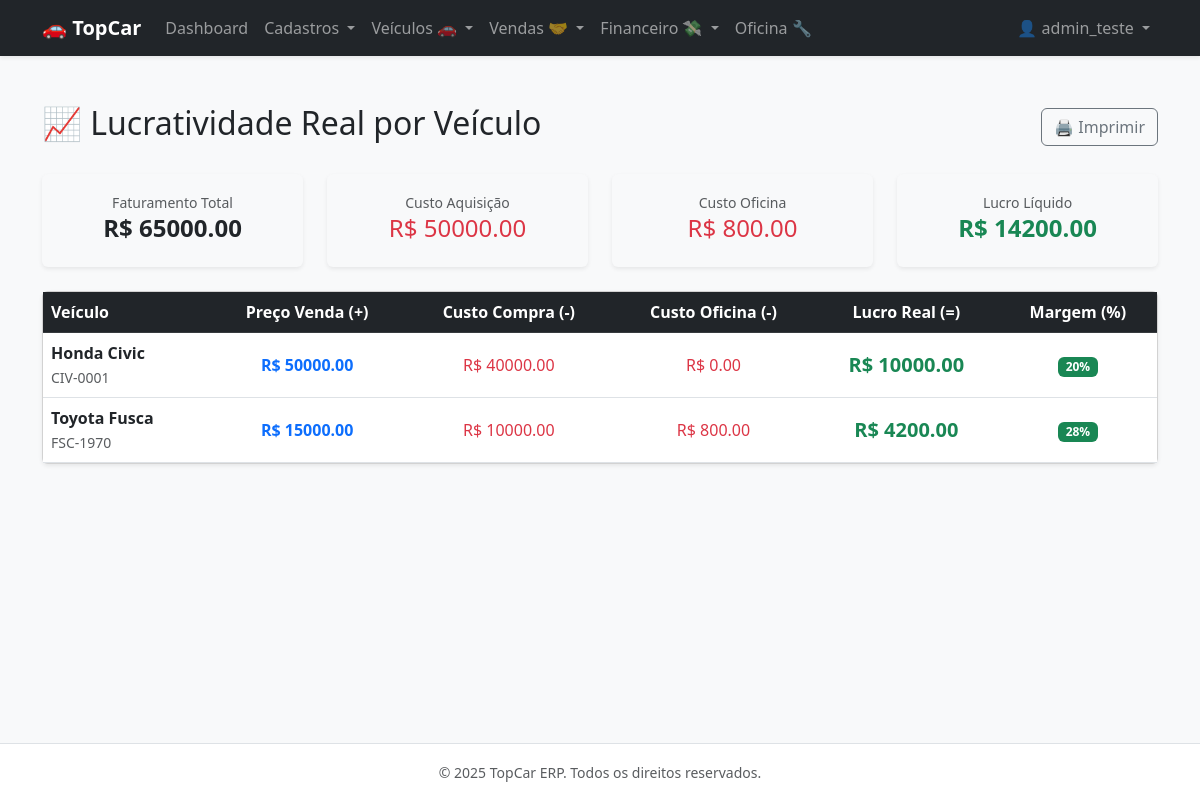
The app's page /vehicles/reports/roi/ (signed in) with its own data.
### apps/core/models.py (models this page shows, shortened)
class CustomUser(AbstractUser):
    class Meta:
        verbose_name = 'Usuário do Sistema'
        verbose_name_plural = 'Usuários do Sistema'

### apps/vehicles/models.py (models this page shows, shortened)
class Vehicle(TenantAwareModel):
    STATUS_CHOICES = [
        ('AVAILABLE', 'Disponível'),
        ('MAINTENANCE', 'Em Manutenção'),
        ('RESERVED', 'Reservado'),
        ('SOLD', 'Vendido'),
        ('WRITE_OFF', 'Baixado / Perda Total'),
    ]
    FUEL_CHOICES = [
        ('GASOLINE', 'Gasolina'),
        ('ETHANOL', 'Etanol'),
        ('FLEX', 'Flex'),
        ('DIESEL', 'Diesel'),
        ('HYBRID', 'Híbrido'),
        ('ELECTRIC', 'Elétrico'),
    ]
    model = models.ForeignKey(Model, on_delete=models.PROTECT, verbose_name="Modelo")
    chassi = models.CharField(max_length=50, unique=True, db_index=True, verbose_name="Chassi")
    plate = models.CharField(max_length=10, unique=True, null=True, blank=True, db_index=True, verbose_name="Placa")
    renavam = models.CharField(max_length=20, null=True, blank=True, verbose_name="Renavam")
    year_fab = models.PositiveIntegerField(verbose_name="Ano Fab.")
    year_model = models.PositiveIntegerField(verbose_name="Ano Mod.")
    color = models.CharField(max_length=30, verbose_name="Cor")
    mileage = models.PositiveIntegerField(default=0, verbose_name="Quilometragem (KM)")
    fuel_type = models.CharField(max_length=20, choices=FUEL_CHOICES, default='FLEX', verbose_name="Combustível")
    status = models.CharField(max_length=20, choices=STATUS_CHOICES, default='AVAILABLE', db_index=True)
    acquisition_cost = models.DecimalField(max_digits=10, decimal_places=2, verbose_name="Custo de Aquisição")
    sale_price = models.DecimalField(max_digits=10, decimal_places=2, verbose_name="Preço de Venda")
    current_owner = models.ForeignKey(
        Entity,
        on_delete=models.PROTECT,
        related_name='veiculos_proprietario',
        verbose_name="Proprietário Atual"
    )
    notes = models.TextField(null=True, blank=True, verbose_name="Observações")
    class Meta:
        verbose_name = "Veículo"
        verbose_name_plural = "Veículos"
        indexes = [
            models.Index(fields=['status', 'model']), # Índice composto para filtros comuns
        ]

class Model(TenantAwareModel):
    brand = models.ForeignKey(Brand, on_delete=models.PROTECT, related_name='models', verbose_name="Marca")
    name = models.CharField(max_length=100, verbose_name="Nome do Modelo")
    class Meta:
        verbose_name = "Modelo"
        verbose_name_plural = "Modelos"
        ordering = ['brand__name', 'name']
    def __str__(self):
        return f"{self.brand.name} {self.name}"

class Brand(TenantAwareModel):
    name = models.CharField(max_length=100, unique=True, verbose_name="Marca")
    class Meta:
        verbose_name = "Marca"
        verbose_name_plural = "Marcas"
        ordering = ['name']

### apps/vehicles/views.py (the view)
# urls.py: path('reports/roi/', views.vehicle_roi_report, name='vehicle_roi_report'),
@login_required
def vehicle_roi_report(request):
    sold_vehicles = Vehicle.objects.filter(status='SOLD').annotate(
        total_maintenance=Coalesce(Sum('service_orders__total_cost'), Value(0, output_field=DecimalField()))
    ).annotate(
        real_profit=F('sale_price') - F('acquisition_cost') - F('total_maintenance')
    ).order_by('-id')
    totals = sold_vehicles.aggregate(
        sum_revenue=Sum('sale_price'),
        sum_acquisition=Sum('acquisition_cost'),
        sum_maintenance=Sum('total_maintenance'),
        sum_profit=Sum('real_profit')
    )
    return render(request, 'vehicles/roi_report.html', {
        'vehicles': sold_vehicles,
        'totals': totals
    })

### templates/vehicles/roi_report.html (shortened to what this page needs)
{% extends 'base.html' %}
{% block content %}
<div class="d-flex justify-content-between align-items-center mb-4">
    <h2>📈 Lucratividade Real por Veículo</h2>
    <button onclick="window.print()" class="btn btn-outline-secondary">🖨️ Imprimir</button>
</div>
<div class="row mb-4 text-center">
    <div class="col-md-3">
        <div class="card bg-light border-0 shadow-sm">
            <div class="card-body">
                <small class="text-muted">Faturamento Total</small>
                <h4 class="text-dark fw-bold">R$ {{ totals.sum_revenue|default:"0"|floatformat:2 }}</h4>
            </div>
        </div>
    </div>
    <div class="col-md-3">
        <div class="card bg-light border-0 shadow-sm">
            <div class="card-body">
                <small class="text-muted">Custo Aquisição</small>
                <h4 class="text-danger">R$ {{ totals.sum_acquisition|default:"0"|floatformat:2 }}</h4>
            </div>
        </div>
    </div>
    <div class="col-md-3">
        <div class="card bg-light border-0 shadow-sm">
            <div class="card-body">
                <small class="text-muted">Custo Oficina</small>
                <h4 class="text-danger">R$ {{ totals.sum_maintenance|default:"0"|floatformat:2 }}</h4>
            </div>
        </div>
    </div>
    <div class="col-md-3">
        <div class="card bg-light border-0 shadow-sm">
            <div class="card-body">
                <small class="text-muted">Lucro Líquido</small>
                <h4 class="{% if totals.sum_profit >= 0 %}text-success{% else %}text-danger{% endif %} fw-bold">
                    R$ {{ totals.sum_profit|default:"0"|floatformat:2 }}
                </h4>
            </div>
        </div>
    </div>
</div>
<div class="card shadow-sm">
    <div class="table-responsive">
        <table class="table table-hover align-middle mb-0 text-end">
            <thead class="table-dark text-center">
                <tr>
                    <th class="text-start">Veículo</th>
                    <th>Preço Venda (+)</th>
                    <th>Custo Compra (-)</th>
                    <th>Custo Oficina (-)</th>
                    <th>Lucro Real (=)</th>
                    <th>Margem (%)</th>
                </tr>
            </thead>
            <tbody>
                {% for v in vehicles %}
                <tr class="text-center">
                    <td class="text-start">
                        <strong>{{ v.model }}</strong><br>
                        <small class="text-muted">{{ v.plate }}</small>
                    </td>
                    <td class="text-primary fw-bold">R$ {{ v.sale_price|floatformat:2 }}</td>
                    <td class="text-danger">R$ {{ v.acquisition_cost|floatformat:2 }}</td>
                    <td class="text-danger">R$ {{ v.total_maintenance|floatformat:2 }}</td>
                    <td class="fw-bold {% if v.real_profit >= 0 %}text-success{% else %}text-danger{% endif %} fs-5">
                        R$ {{ v.real_profit|floatformat:2 }}
                    </td>
                    <td>
                        {% if v.sale_price > 0 %}
                            <span class="badge {% if v.real_profit > 0 %}bg-success{% else %}bg-danger{% endif %}">
                                {% widthratio v.real_profit v.sale_price 100 %}%
                            </span>
                        {% else %}
                            -
                        {% endif %}
                    </td>
                </tr>
                {% empty %}
                <tr>
                    <td colspan="6" class="text-center py-5 text-muted">
                        Nenhum veículo vendido encontrado para cálculo de ROI.
                    </td>
                </tr>
                {% endfor %}
            </tbody>
        </table>
    </div>
</div>
{% endblock %}

### templates/base.html (shortened to what this page needs)
<!DOCTYPE html>
<html lang="pt-br">
<head>
    <link href="https://cdn.jsdelivr.net/npm/bootstrap@5.3.0/dist/css/bootstrap.min.css" rel="stylesheet">
</head>
<body class="bg-light d-flex flex-column min-vh-100">
    <nav class="navbar navbar-expand-lg navbar-dark bg-dark shadow-sm">
        <div class="container">
            <a class="navbar-brand fw-bold" href="{% url 'dashboard' %}">🚗 TopCar</a>
            <div class="collapse navbar-collapse" id="navbarNav">
                <ul class="navbar-nav me-auto">
                    {% if user.is_authenticated %}
                        <li class="nav-item">
                            <a class="nav-link" href="{% url 'dashboard' %}">Dashboard</a>
                        </li>
                        <li class="nav-item dropdown">
                            <a class="nav-link dropdown-toggle" href="#" role="button" data-bs-toggle="dropdown">
                                Cadastros
                            </a>
                        </li>
                        <li class="nav-item dropdown">
                            <a class="nav-link dropdown-toggle" href="#" role="button" data-bs-toggle="dropdown">
                                Veículos 🚗
                            </a>
                        </li>
                        <li class="nav-item dropdown">
                            <a class="nav-link dropdown-toggle" href="#" role="button" data-bs-toggle="dropdown">
                                Vendas 🤝
                            </a>
                        </li>
                        <li class="nav-item dropdown">
                            <a class="nav-link dropdown-toggle" href="#" role="button" data-bs-toggle="dropdown">
                                Financeiro 💸
                            </a>
                        </li>
                        <li class="nav-item">
                            <a class="nav-link" href="{% url 'maintenance_list' %}">Oficina 🔧</a>
                        </li>
                    {% endif %}
                </ul>
                <ul class="navbar-nav">
                    {% if user.is_authenticated %}
                        <li class="nav-item dropdown">
                            <a class="nav-link dropdown-toggle" href="#" role="button" data-bs-toggle="dropdown">
                                👤 {{ user.username }}
                            </a>
                        </li>
                    {% else %}
                        <li class="nav-item">
                            <a class="nav-link btn btn-primary text-white px-4" href="{% url 'login' %}">Entrar</a>
                        </li>
                    {% endif %}
                </ul>
            </div>
        </div>
    </nav>
    <main class="container my-4 flex-grow-1">
        {% block content %}
        {% endblock %}
    </main>
    <footer class="bg-white py-3 mt-auto border-top">
        <div class="container text-center text-muted">
            <small>&copy; 2025 TopCar ERP. Todos os direitos reservados.</small>
        </div>
    </footer>
</body>
</html>

### records on screen
CustomUser: username "admin_teste"
Vehicle: model "Honda Civic", plate "CIV-0001", sale_price "50000.00", acquisition_cost "40000.00", total_maintenance "0.00", real_profit "10000.00", sale_price "20"
Vehicle: model "Toyota Fusca", plate "FSC-1970", sale_price "15000.00", acquisition_cost "10000.00", total_maintenance "800.00", real_profit "4200.00", sale_price "28"

### other values on screen
{{ totals.sum_revenue|default:"0"|floatformat:2 }} "65000.00"
{{ totals.sum_acquisition|default:"0"|floatformat:2 }} "50000.00"
{{ totals.sum_maintenance|default:"0"|floatformat:2 }} "800.00"
{{ totals.sum_profit|default:"0"|floatformat:2 }} "14200.00"
